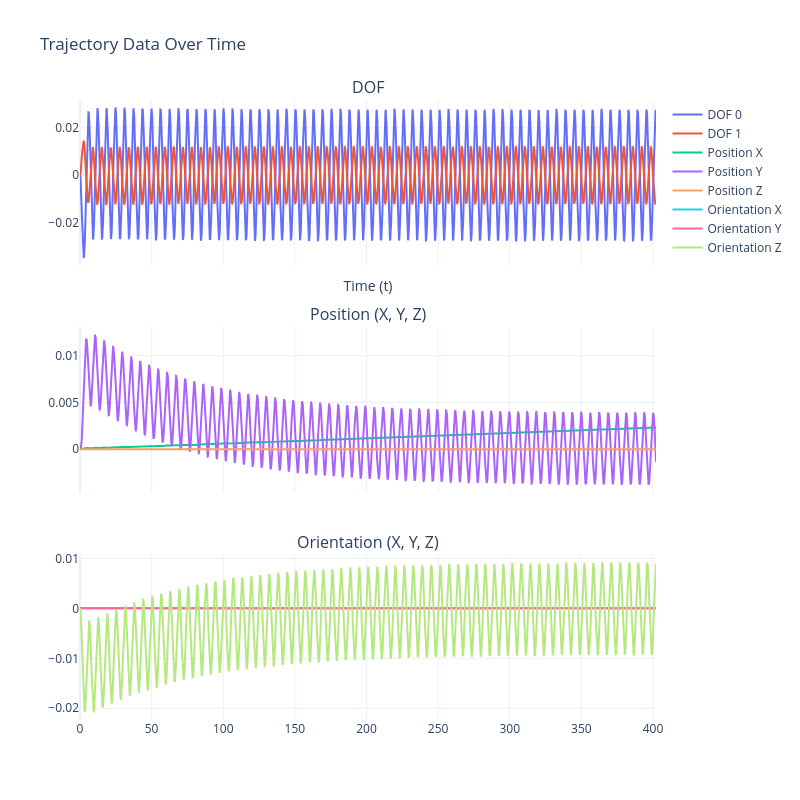

The code cell stored with this chart in its notebook:
### Code cell
# Extract position, orientation and dofs
positions = jnp.array([t[0] for t in trajectory])
orientations = jnp.array([t[1] for t in trajectory])
dofs = jnp.array([t[2] for t in trajectory])

# Time vector
t = jnp.linspace(0, final_time, len(trajectory))

# Create a subplot figure with 3 rows and 1 column
fig = make_subplots(
    rows=3, cols=1,
    subplot_titles=("DOF", "Position (X, Y, Z)", "Orientation (X, Y, Z)"),
    shared_xaxes=True,  # Share the x-axis for all plots (time)
    vertical_spacing=0.1  # Adjust vertical spacing (reduce clutter)
)

# Plot DOFs in the first subplot
fig.add_trace(go.Scatter(x=t, y=dofs[:, 0], mode='lines', name='DOF 0'), row=1, col=1)
fig.add_trace(go.Scatter(x=t, y=dofs[:, 1], mode='lines', name='DOF 1'), row=1, col=1)

# Plot position components (X, Y, Z) in the second subplot
fig.add_trace(go.Scatter(x=t, y=positions[:, 0], mode='lines', name='Position X'), row=2, col=1)
fig.add_trace(go.Scatter(x=t, y=positions[:, 1], mode='lines', name='Position Y'), row=2, col=1)
fig.add_trace(go.Scatter(x=t, y=positions[:, 2], mode='lines', name='Position Z'), row=2, col=1)

# Plot orientation components (X, Y, Z) in the third subplot
fig.add_trace(go.Scatter(x=t, y=orientations[:, 0], mode='lines', name='Orientation X'), row=3, col=1)
fig.add_trace(go.Scatter(x=t, y=orientations[:, 1], mode='lines', name='Orientation Y'), row=3, col=1)
fig.add_trace(go.Scatter(x=t, y=orientations[:, 2], mode='lines', name='Orientation Z'), row=3, col=1)

# Update layout for titles and labels
fig.update_layout(
    title="Trajectory Data Over Time",
    xaxis_title="Time (t)",
    # yaxis_title="Values (Position/Orientation Components)",
    template="plotly_white",  # Set the background to white
    showlegend=True,  # Show legend to distinguish between the traces
    height=800,  # Set figure height
    width=800,   # Set figure width
    plot_bgcolor='white',  # Set the plot background to white
    paper_bgcolor='white'  # Set the paper background to white
)

# Show the plot
fig.show()

### Figure 1 — Plotly figure (JSON) as saved in the notebook; plotly's stock layout.template omitted (floating-point values rounded to 4 significant figures; data arrays with more than 128 entries replaced by an {"elided": "..."} marker saying what was removed)
{"data": [{"mode": "lines", "name": "DOF 0", "type": "scatter", "x": {"elided": "4022 float values"}, "xaxis": "x", "y": {"elided": "4022 float values"}, "yaxis": "y"}, {"mode": "lines", "name": "DOF 1", "type": "scatter", "x": {"elided": "4022 float values"}, "xaxis": "x", "y": {"elided": "4022 float values"}, "yaxis": "y"}, {"mode": "lines", "name": "Position X", "type": "scatter", "x": {"elided": "4022 float values"}, "xaxis": "x2", "y": {"elided": "4022 float values"}, "yaxis": "y2"}, {"mode": "lines", "name": "Position Y", "type": "scatter", "x": {"elided": "4022 float values"}, "xaxis": "x2", "y": {"elided": "4022 float values"}, "yaxis": "y2"}, {"mode": "lines", "name": "Position Z", "type": "scatter", "x": {"elided": "4022 float values"}, "xaxis": "x2", "y": {"elided": "4022 float values"}, "yaxis": "y2"}, {"mode": "lines", "name": "Orientation X", "type": "scatter", "x": {"elided": "4022 float values"}, "xaxis": "x3", "y": {"elided": "4022 float values"}, "yaxis": "y3"}, {"mode": "lines", "name": "Orientation Y", "type": "scatter", "x": {"elided": "4022 float values"}, "xaxis": "x3", "y": {"elided": "4022 float values"}, "yaxis": "y3"}, {"mode": "lines", "name": "Orientation Z", "type": "scatter", "x": {"elided": "4022 float values"}, "xaxis": "x3", "y": {"elided": "4022 float values"}, "yaxis": "y3"}], "layout": {"annotations": [{"font": {"size": 16}, "showarrow": false, "text": "DOF", "x": 0.5, "xanchor": "center", "xref": "paper", "y": 1, "yanchor": "bottom", "yref": "paper"}, {"font": {"size": 16}, "showarrow": false, "text": "Position (X, Y, Z)", "x": 0.5, "xanchor": "center", "xref": "paper", "y": 0.6333, "yanchor": "bottom", "yref": "paper"}, {"font": {"size": 16}, "showarrow": false, "text": "Orientation (X, Y, Z)", "x": 0.5, "xanchor": "center", "xref": "paper", "y": 0.2667, "yanchor": "bottom", "yref": "paper"}], "height": 800, "paper_bgcolor": "white", "plot_bgcolor": "white", "showlegend": true, "title": {"text": "Trajectory Data Over Time"}, "width": 800, "xaxis": {"anchor": "y", "domain": [0, 1], "matches": "x3", "showticklabels": false, "title": {"text": "Time (t)"}}, "xaxis2": {"anchor": "y2", "domain": [0, 1], "matches": "x3", "showticklabels": false}, "xaxis3": {"anchor": "y3", "domain": [0, 1]}, "yaxis": {"anchor": "x", "domain": [0.7333, 1]}, "yaxis2": {"anchor": "x2", "domain": [0.3667, 0.6333]}, "yaxis3": {"anchor": "x3", "domain": [0, 0.2667]}}}
